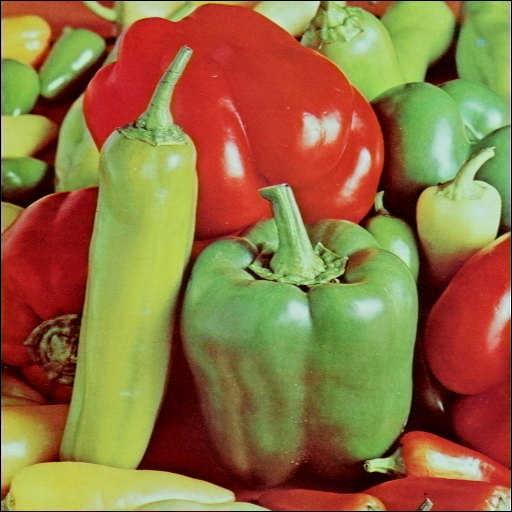
%> input picture class_lab_session/images/peppers.png, 512 x 512 px
$ octave ch8_practice4.m   (GNU Octave 9; MATLAB toolbox functions it lacks are replaced by stand-ins)
%> lines starting %> are read from the running program, lines starting %| are printed output that depends on the picture
% Chapter 8 Practice 4: Wavelet-based Multiresolution

% 5.1 Decomposition using DWT
pkg load image;
img = im2double(imread('../images/peppers.png'));

% Check if image is RGB and convert to grayscale if needed
if size(img, 3) == 3
    img = rgb2gray(img);
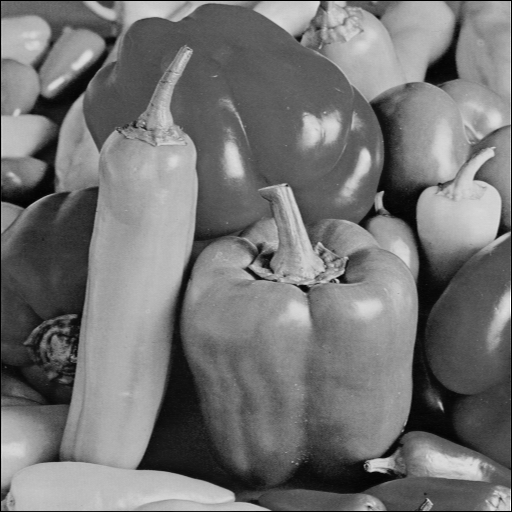
%> img: size 512x512 double; min 0, max 0.997, mean 0.457
end

% Manual DWT implementation (reused from Chapter 6)
function [LL, LH, HL, HH] = manual_dwt2(img)
    [rows, cols] = size(img);
%> rows = 512; cols = 512
    if mod(rows, 2) == 1; img = img(1:rows-1, :); rows = rows - 1; end
    if mod(cols, 2) == 1; img = img(:, 1:cols-1); cols = cols - 1; end

    h0 = [1, 1] / sqrt(2); h1 = [1, -1] / sqrt(2);
    temp_L = zeros(rows, cols/2); temp_H = zeros(rows, cols/2);

    for i = 1:rows
        row = img(i, :);
        conv_L = conv(row, h0, 'same'); conv_H = conv(row, h1, 'same');
        temp_L(i, :) = conv_L(1:2:end); temp_H(i, :) = conv_H(1:2:end);
    end
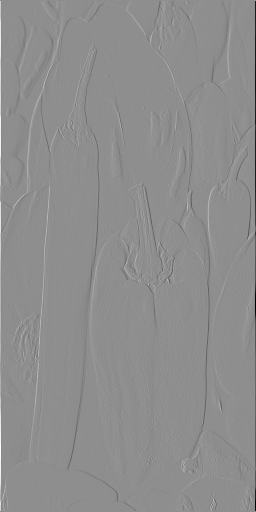
%> temp_H: size 512x256 double; min -0.705, max 0.557, mean -0.000423; drawn with min black and max white
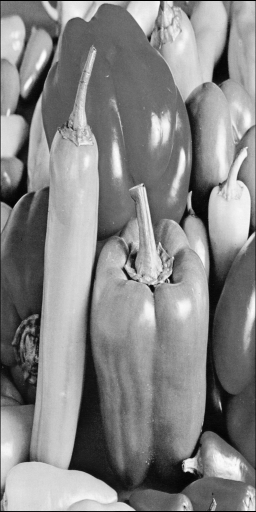
%> temp_L: size 512x256 double; min 0, max 1.23, mean 0.647; drawn with min black and max white

    LL = zeros(rows/2, cols/2); LH = zeros(rows/2, cols/2);
    HL = zeros(rows/2, cols/2); HH = zeros(rows/2, cols/2);

    for j = 1:cols/2
        col_L = temp_L(:, j); col_H = temp_H(:, j);
        conv_LL = conv(col_L, h0, 'same'); conv_LH = conv(col_L, h1, 'same');
        conv_HL = conv(col_H, h0, 'same'); conv_HH = conv(col_H, h1, 'same');
        LL(:, j) = conv_LL(1:2:end); LH(:, j) = conv_LH(1:2:end);
        HL(:, j) = conv_HL(1:2:end); HH(:, j) = conv_HH(1:2:end);
    end
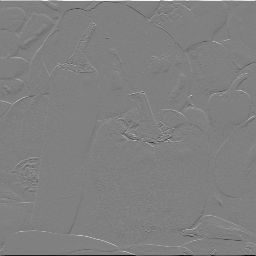
%> LH: size 256x256 double; min -0.841, max 0.829, mean 4.45e-05; drawn with min black and max white
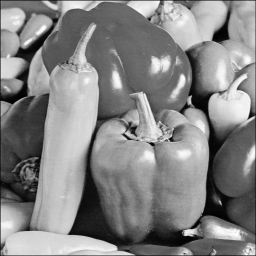
%> LL: size 256x256 double; min 0.0293, max 1.73, mean 0.915; drawn with min black and max white
end

% Apply single-level DWT
[LL, LH, HL, HH] = manual_dwt2(img);

% Display wavelet decomposition
figure('Position', [100, 100, 1000, 800]);
subplot(2, 2, 1); imshow(LL); title('Approximation (LL)', 'FontWeight', 'bold');
%> after `imshow(LL)`:
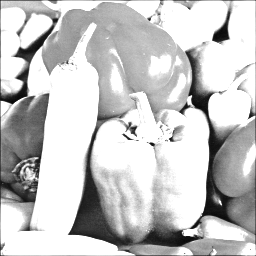
%> displayed picture: size 256x256, on the screen's scale of 0 to 255; min 7, max 255, mean 198.4
subplot(2, 2, 2); imshow(LH, []); title('Horizontal Details (LH)', 'FontWeight', 'bold');
subplot(2, 2, 3); imshow(HL, []); title('Vertical Details (HL)', 'FontWeight', 'bold');
subplot(2, 2, 4); imshow(HH, []); title('Diagonal Details (HH)', 'FontWeight', 'bold');

annotation('textbox', [0.35, 0.95, 0.3, 0.05], 'String', 'Wavelet Decomposition (Haar)', ...
           'FontSize', 14, 'FontWeight', 'bold', 'HorizontalAlignment', 'center', 'EdgeColor', 'none');
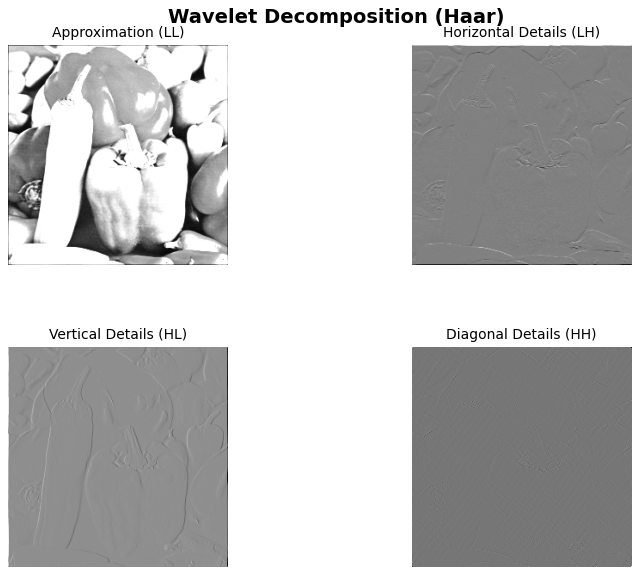
%> figure redrawn from the program's plot data, 5 panels

fprintf('Wavelet decomposition completed\n');
fprintf('Original image size: %dx%d\n', size(img, 1), size(img, 2));
%| Original image size: 512x512
fprintf('Each subband size: %dx%d\n', size(LL, 1), size(LL, 2));
%| Each subband size: 256x256
fprintf('Approximation (LL) range: [%.3f, %.3f]\n', min(LL(:)), max(LL(:)));
%| Approximation (LL) range: [0.029, 1.734]
fprintf('Detail subbands contain edge information\n');
